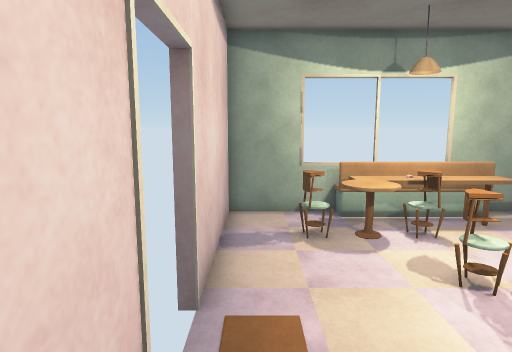
[1] (above)

12 first-person views from a walk through a Unity game level. The camera is 1.5 m above the floor, tilts 8° down and sees 75° across. The floor is counted in squares, 0.5 m on a side. Each view is taken from the middle of a square. On the plan, view 1 faces up. The plan holds only what a view shows up to about 20 squares ahead; the rest is blank. Surface patterns are stand-ins for the level's own textures.

[2]
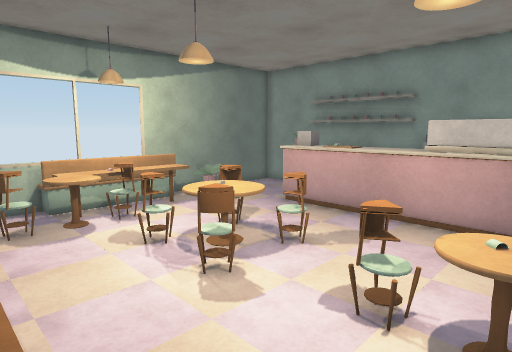

[3]
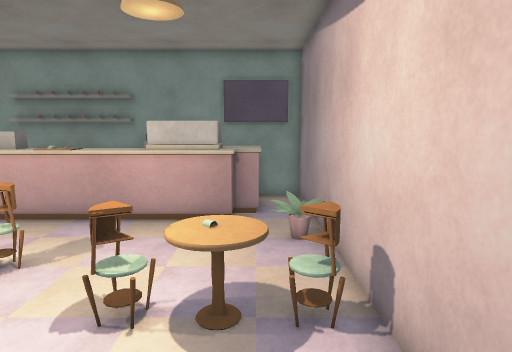

[4]
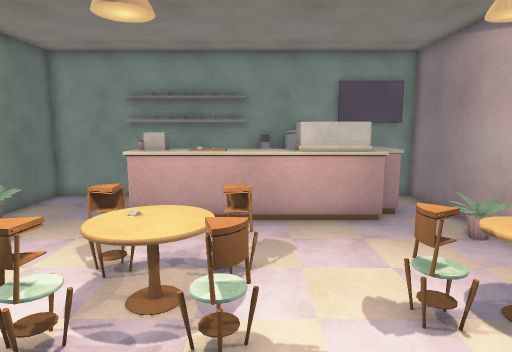

[5]
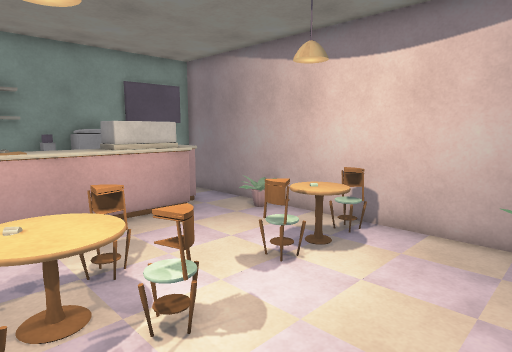

[6]
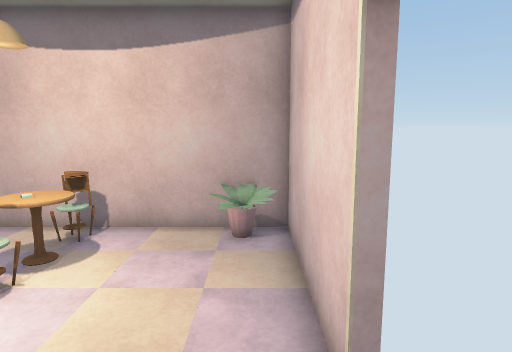

[7]
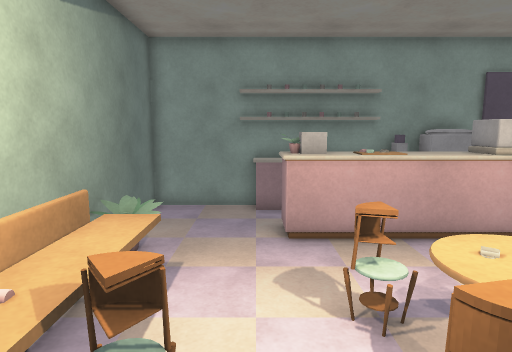

[8]
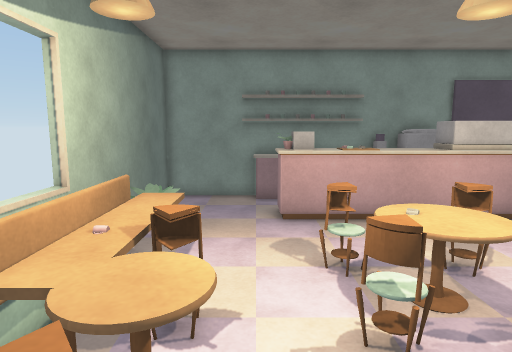

[9]
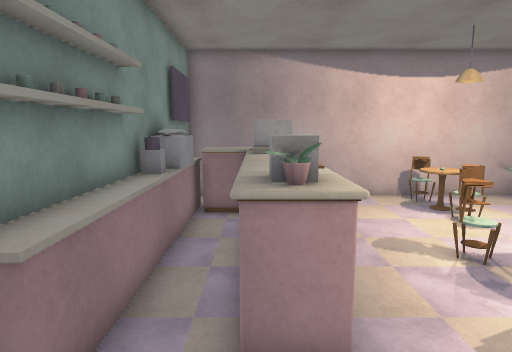

[10]
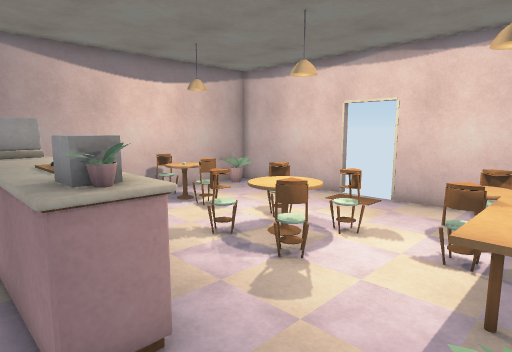

[11]
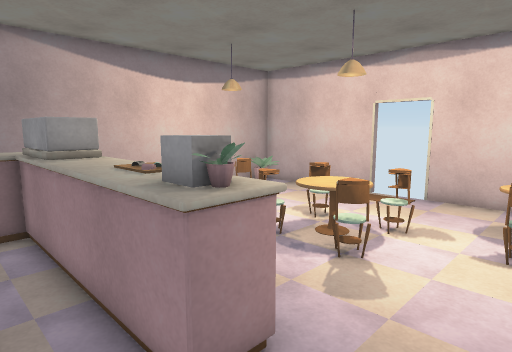

[12]
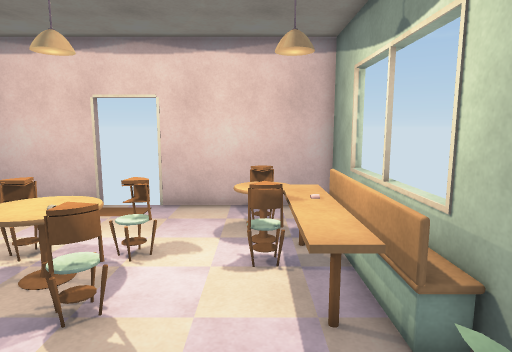

### Floor plan
Points are (right, up) in squares from view 1. A wall is a line through its corners. A room is listed if a view was taken in it or the views show most of it. See-through windows are left out.
Room 1 (views 1, 2, 3, 4, 5, 6, 7, 8, 9, 10, 11, 12)
walls: (-1, 2.8) (-1, -4) (15, -4) (15, 2.6); (15, 8.4) (15, 12) (-1, 12) (-1, 5.2)
low walls: (14.2, 2.5) (14.2, 8.1); (14.2, -2) (14.2, 0.6)
ways out: gap at (-1, 3); gap at (-1, 5)
objects: other object (0, -3) to (1, -3); other object (1, 9); other object (2, 8) to (4, 10); other object (3, 10) to (8, 11); other object (4, -2) to (6, -1); other object (4, 3); other object (4, 6); other object (5, -3); other object (5, 0); other object (5, 4) to (7, 6); other object (5, 9); other object (7, 3); other object (7, 6); other object (9, -3); other object (10, 11); other object (11, -1) to (12, 5); other object (11, 4); other object (11, 5); other object (11, 6) to (12, 7); other object (12, -2) to (13, -1); other object (14, 1) to (15, 2)

Positions as (right, up) in squares from view 1, and headings:
1: (0, 0), facing up
2: (0, -2), facing up-right
3: (0, -2), facing right
4: (0, 3), facing right
5: (0, 6), facing down-right
6: (0, 6), facing down
7: (2, 8), facing right
8: (0, 8), facing right
9: (12, 11), facing down
10: (13, 11), facing down-left
11: (14, 10), facing down-left
12: (12, 9), facing left
